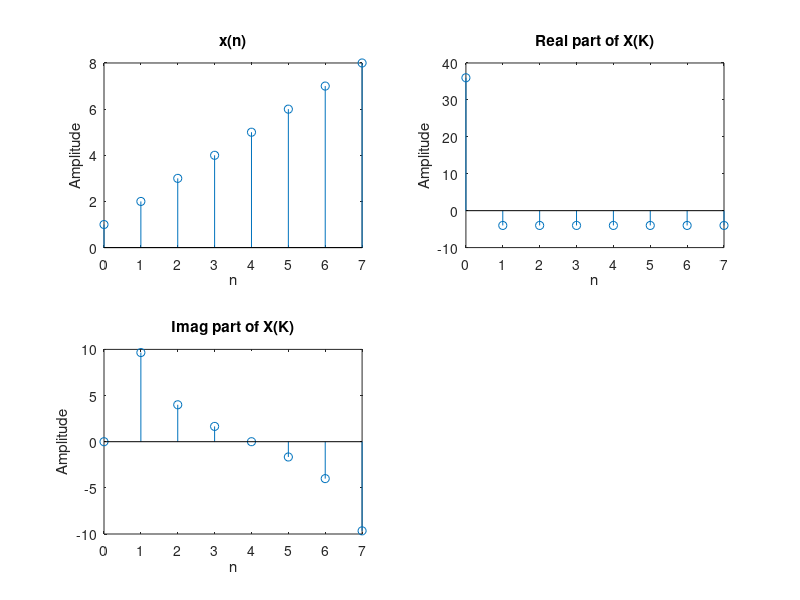

MATLAB code to generate this figure:
x=[1 2 3 4 5 6 7 8];
N=length(x);
levels=nextpow2(N);
xn=[x,zeros(1,(2^levels)-N)];
x=bitrevorder(xn);
N=length(xn);
tw=cos(2*pi*(1/N)*(0:N/2-1))-j*sin(2*pi*(1/N)*(0:N/2-1));
for level=1:levels;
    L=2^level;
    twlvl=tw(1:N/L:N/2);
    for k=0:L:N-L;
        for n=0:L/2-1;
            A=x(n+k+1);
            B=x(n+k+(L/2)+1)*twlvl(n+1);
            x(n+k+1)=A+B;
            x(n+k+(L/2)+1)=A-B;
         end
    end
    x
end
XK=x
n=0:N-1;
subplot(2,2,1);stem(n,xn);title('x(n)');xlabel('n');ylabel('Amplitude');
subplot(2,2,2);stem(n,real(XK));title('Real part of X(K)');xlabel('n');ylabel('Amplitude');
subplot(2,2,3);stem(n,imag(XK));title('Imag part of X(K)');xlabel('n');ylabel('Amplitude');